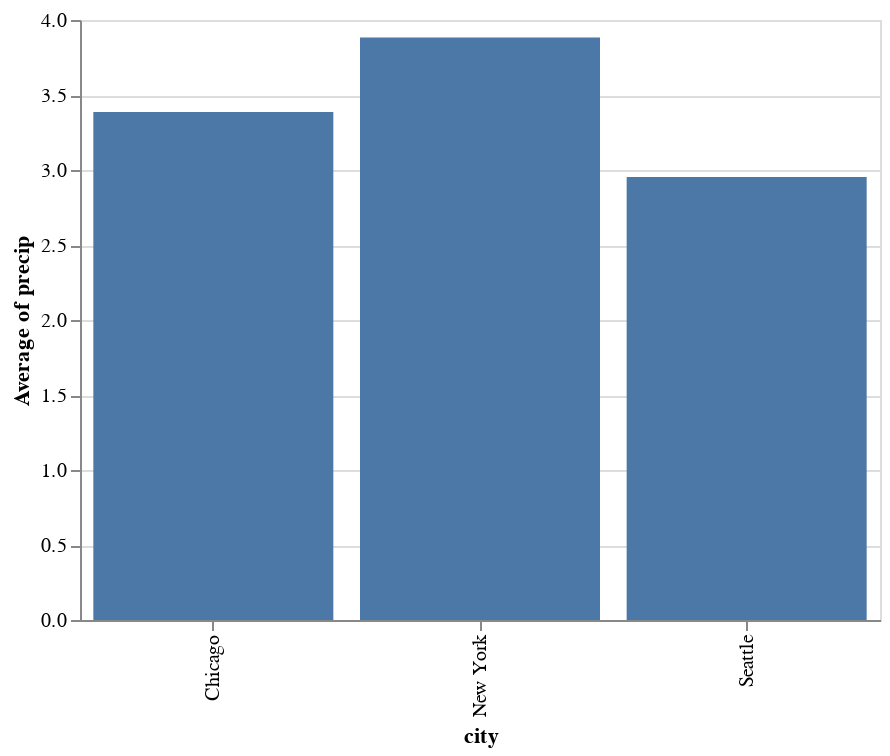

Source (notebook cell):
### Markdown cell above
Debido a que el campo nominal `city` está asignado al eje `y`, el resultado es una barra horizontal. Para conseguir una gáfica de barra vertical, simplemente intercambiamos lo colocado en `x` y `y`:

### Code cell
alt.Chart(df).mark_bar().encode(
    x='city',
    y='average(precip)'
)

### Figure 1 — Vega-Lite specification as saved in the notebook (floating-point values rounded to 4 significant figures)
{"$schema": "https://vega.github.io/schema/vega-lite/v2.6.0.json", "config": {"view": {"height": 300, "width": 400}}, "data": {"name": "data-fdfbb22e8e0e89f6556d8a3b434b0c97"}, "datasets": {"data-fdfbb22e8e0e89f6556d8a3b434b0c97": [{"city": "Seattle", "month": "Apr", "precip": 2.68}, {"city": "Seattle", "month": "Aug", "precip": 0.87}, {"city": "Seattle", "month": "Dec", "precip": 5.31}, {"city": "New York", "month": "Apr", "precip": 3.94}, {"city": "New York", "month": "Aug", "precip": 4.13}, {"city": "New York", "month": "Dec", "precip": 3.58}, {"city": "Chicago", "month": "Apr", "precip": 3.62}, {"city": "Chicago", "month": "Aug", "precip": 3.98}, {"city": "Chicago", "month": "Dec", "precip": 2.56}]}, "encoding": {"x": {"field": "city", "type": "nominal"}, "y": {"aggregate": "average", "field": "precip", "type": "quantitative"}}, "mark": "bar"}
